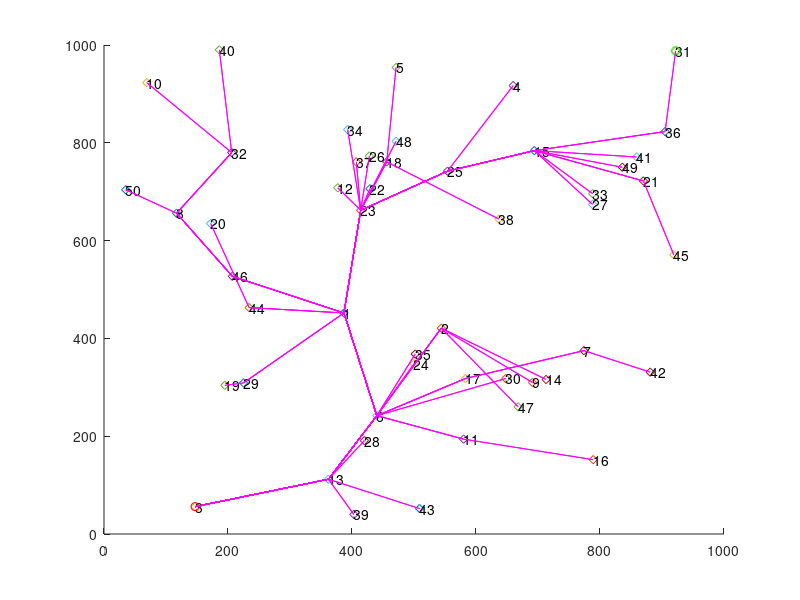

Write MATLAB code to recreate this figure.
clc;
clear all;
close all;
data = load("lab1data.txt");
x = data(:,1);
y = data(:,2);
[n,m] = size(data);
for i=1:n
    c = num2str(i);
    scatter(x(i),y(i),'d');
    text(x(i),y(i),c);
    hold on;
end

SN = 1;
RM = 2;
mind = x(1)^2+y(1)^2;
maxd = (x(RM)-x(SN))^2+(y(RM)-y(SN))^2;
for i=2:n
    if mind>x(i)^2+y(i)^2
        mind = x(i)^2+y(i)^2;
        SN = i;
    end
end
for i=2:n
    if maxd<(x(i)-x(SN))^2+(y(i)-y(SN))^2
        maxd = (x(i)-x(SN))^2+(y(i)-y(SN))^2;
        RM = i;
    end
end

scatter(x(SN),y(SN), 'r')
scatter(x(RM),y(RM), 'g')
hold on;
a=zeros(n);
for i=1:n
    for j=i:n
        a(i,j) = sqrt((x(i)-x(j))^2+(y(i)-y(j))^2);
    end
end

a=a+a';
a(a==0|a>222.1734)=inf; % 自身和超过距离阈值的节点置为inf
a(a~=inf)=1;% 路径全部置1，路径长度等同跳数
SNs=SN;  %SN 查找的源点
found=zeros(1,n);
found(SNs)=1;  %已经求出最小跳数，found置1
found_order=SNs; %存放顺序
path=SNs*ones(1,n); %最短通路中第i节点 前序节点的序号
pre_node=-1*ones(1,n);
d(1:n)=inf;
d(SNs)=0;  %i节点到源点最短通路的值
% run dijkstra
while sum(found)<n  %看是否所有的点都标记为P标号
    target=find(found==0); 
    dtmp=d;
    d(target)=min(d(target),d(SNs)+a(SNs,target));%对还没有存入found的点更新最短通路
    
    minp_nodeidx=find(d(target)==min(d(target)));
    updated=find(d(target)~=dtmp(target));%最短路径被更新过的节点
    if size(updated,2)~=0
        pre_node(target(updated))=SNs;
    end
    SNs=target(minp_nodeidx(1));   %将当前符合最短通路的节点设为源点
    %可能会有多个符合条件的节点，选择其中一个
    target(minp_nodeidx)
    pre_node(target(minp_nodeidx))
    found(SNs)=1;%已找到最小路径 found(i)=1
    found_order=[found_order,SNs];  %更新路径查找顺序
    path(SNs)=pre_node(SNs);
    path(SNs)
    plot([x(SNs),x(path(SNs))],[y(SNs),y(path(SNs))],'m');
    hold on;
end

length = [];
m=0;
route=cell(1,n-1);
for i=1:n
    trace = [];
    curnode = i;
    while(1)
        trace = [trace, curnode];
        if curnode==SN
            break;
        end
        curnode = path(curnode);
    end
    route{i}=trace;
    for i=1:size(trace,2)-1
       plot([x(trace(i)),x(trace(i+1))],[y(trace(i)),y(trace(i+1))],'m'); 
    end
    length=[length,size(trace,2)-1]; 
end

avglength = sum(length)/(n-1);
%avglength = sum(d/(n-1));
